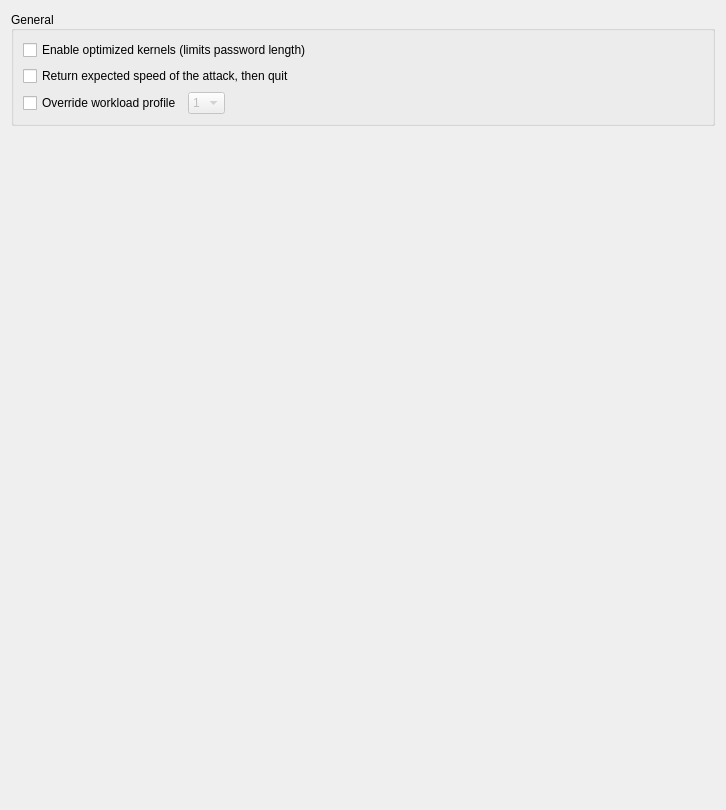
          <widget class="QWidget" name="scrollAreaWidgetContents">
           <property name="geometry">
            <rect>
             <x>0</x>
             <y>0</y>
             <width>726</width>
             <height>810</height>
            </rect>
           </property>
           <layout class="QVBoxLayout" name="verticalLayout_39">
            <item>
             <widget class="QGroupBox" name="groupBox_general">
              <property name="title">
               <string>General</string>
              </property>
              <property name="alignment">
               <set>Qt::AlignmentFlag::AlignLeading|Qt::AlignmentFlag::AlignLeft|Qt::AlignmentFlag::AlignVCenter</set>
              </property>
              <property name="checkable">
               <bool>false</bool>
              </property>
              <layout class="QVBoxLayout" name="verticalLayout">
               <item>
                <widget class="QCheckBox" name="checkBox_optimized_kernel">
                 <property name="text">
                  <string>Enable optimized kernels (limits password length)</string>
                 </property>
                </widget>
               </item>
               <item>
                <widget class="QCheckBox" name="checkBox_speed_only">
                 <property name="text">
                  <string>Return expected speed of the attack, then quit</string>
                 </property>
                </widget>
               </item>
               <item>
                <layout class="QHBoxLayout" name="horizontalLayout">
                 <item>
                  <widget class="QCheckBox" name="checkBox_override_workload_profile">
                   <property name="text">
                    <string>Override workload profile</string>
                   </property>
                  </widget>
                 </item>
                 <item>
                  <widget class="QComboBox" name="comboBox_workload_profile">
                   <property name="enabled">
                    <bool>false</bool>
                   </property>
                   <property name="toolTip">
                    <string> # | Performance | Runtime | Power Consumption | Desktop Impact
 ===+=============+=========+===================+=========
  1 | Low               |   2 ms    | Low               | Minimal
  2 | Default         |  12 ms   | Economic     | Noticeable
  3 | High              |  96 ms   | High              | Unresponsive
  4 | Nightmare   | 480 ms  | Insane          | Headless

</string>
                   </property>
                   <item>
                    <property name="text">
                     <string>1</string>
                    </property>
                   </item>
                   <item>
                    <property name="text">
                     <string>2</string>
                    </property>
                   </item>
                   <item>
                    <property name="text">
                     <string>3</string>
                    </property>
                   </item>
                   <item>
                    <property name="text">
                     <string>4</string>
                    </property>
                   </item>
                  </widget>
                 </item>
                 <item>
                  <spacer name="horizontalSpacer">
                   <property name="orientation">
                    <enum>Qt::Orientation::Horizontal</enum>
                   </property>
                   <property name="sizeType">
                    <enum>QSizePolicy::Policy::Expanding</enum>
                   </property>
                   <property name="sizeHint" stdset="0">
                    <size>
                     <width>40</width>
                     <height>20</height>
                    </size>
                   </property>
                  </spacer>
                 </item>
                </layout>
               </item>
              </layout>
             </widget>
            </item>
            <item>
             <spacer name="verticalSpacer_2">
              <property name="orientation">
               <enum>Qt::Orientation::Vertical</enum>
              </property>
              <property name="sizeHint" stdset="0">
               <size>
                <width>20</width>
                <height>40</height>
               </size>
              </property>
             </spacer>
            </item>
           </layout>
          </widget>
